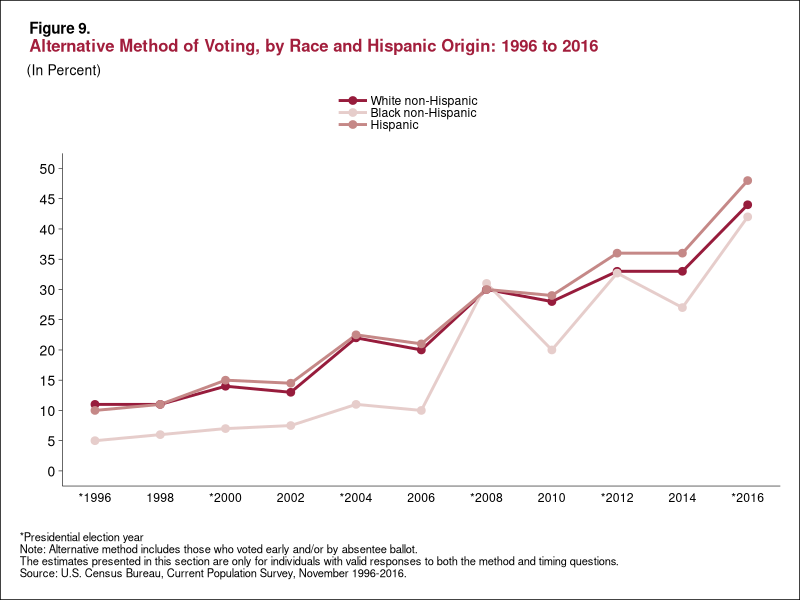

Recreate this plot in R.
## ---- chunk 1
knitr::opts_chunk$set(echo = TRUE)
## ---- chunk 2
library(tidyverse)
# I like this for coloring text: https://wilkelab.org/ggtext/
library("ggtext")
library(grid)
library(rlang)
## ---- chunk 3
age_groups= c("18-29 year olds", "30-44 year olds", "45-64 year olds", "65 years and older")
types= c("White non-Hispanic", "Black non-Hispanic", "Hispanic")
year_levels <- c("*1996", "1998", "*2000", "2002", "*2004", "2006", "*2008", "2010", "*2012", "2014", "*2016")
percent<- c(5,10,15,20,25,30,35,40,45,50)
pop_colors <- c("#971c3c","#e6cdcb","#c58887")



vote_data<- tibble(
  vote_type = rep(types, 11),
  pop_groups= rep(year_levels, c(3,3,3,3,3,3,3,3,3,3,3)),
  amount= c(11,5,10,11,6,11,14,7,15,13,7.5,14.5,22,11,22.5,20,10,21,30,31,30,28,20,29,33,32.7,36,33,27,36,44,42,48), 
  fill= rep(pop_colors, 11)
)


vote_data<- vote_data%>%
  mutate(vote_type = factor(vote_type, levels= types),
         pop_groups= factor(pop_groups, levels=  year_levels),
         fill= factor(fill, levels= pop_colors))
area<- (ggplot(data= vote_data, aes(x= pop_groups, y= amount, group = vote_type, color= vote_type))+ geom_line(aes(color=vote_type), size =1)+ geom_point(aes(color=vote_type),size=2.3)+ scale_color_manual(values=pop_colors, guide_legend(label.vjust=2))+

 labs(title = "<span style = 'font-size:11pt; color:#000000'><b>Figure 9.</span></p><p><span style = 'font-size:12pt; color:#a21e3c'><b>Alternative Method of Voting, by Race and Hispanic Origin: 1996 to 2016</span></p>",
       subtitle = "<span style = 'font-size:10pt; color:#000000'>(In Percent)</span>",
       y = "",
       x = "",
       caption = "*Presidential election year\nNote: Alternative method includes those who voted early and/or by absentee ballot.\nThe estimates presented in this section are only for individuals with valid responses to both the method and timing questions.\nSource: U.S. Census Bureau, Current Population Survey, November 1996-2016."))


new<- (area + theme_classic()+
  theme(
           # Needed for using HTML syntax in plot title
           # plot.title = element_markdown(), 
           # Cleaned up some redundancies and combined your theme changes into one layer
           panel.grid = element_blank(),
           plot.background = element_rect(fill = "white", color = "black"),
           panel.grid.major = element_blank(),
           panel.grid.minor = element_blank(),
           plot.title = element_markdown(hjust= .05),
           plot.title.position = "plot",
           plot.caption.position = "plot",
           plot.subtitle = element_markdown(hjust=.01), 
           plot.caption = element_text(size = 8, color = "black", hjust = 0),
           axis.ticks = element_blank(),
           axis.line.y = element_line(size=.2, color= "black"),
           axis.text.y= element_text(size=10, color="black"),
           axis.ticks.y= element_line(size=.2),
           axis.line.x.bottom = element_line(size=.2, color= "black", linetype="solid"),
           axis.text.x= element_text(color= "black"),
           legend.key.height= unit(.2, 'cm'), legend.key.width= unit(.9, 'cm'),
           legend.spacing.x = unit(.1, 'cm'),
            plot.margin = unit(c(.5,.5,.5,.5), "cm"),
           legend.position="top",
           legend.text=element_text(margin=margin(r=.3,unit="inch")),
           legend.title= element_blank(),
           legend.direction='vertical',
           legend.spacing = unit(10, 'cm'))
+ scale_x_discrete(expand=c(.05,0))
+ scale_y_continuous(breaks = c(0,5,10,15,20,25,30,35,40,45,50), limits= c(0,50)))
new 
